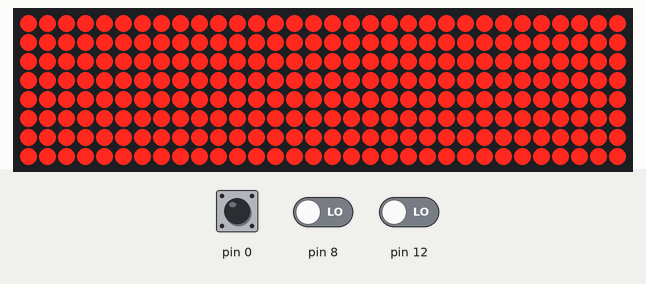
Bench run of a sketch on a simulated Arduino Uno, built for the host (arithmetic inside an expression is 32-bit, double 64-bit). Parts: 32×8 LED matrix. The test bench sets the inputs (shaded band); at power-on: pin 0 HIGH, pin 8 LOW, pin 12 LOW.

Above: at 1.2 s.
1.3 s: pin 0 pulled LOW for 0.15 s
3.2 s: pin 8 driven HIGH
At 3.7 s:
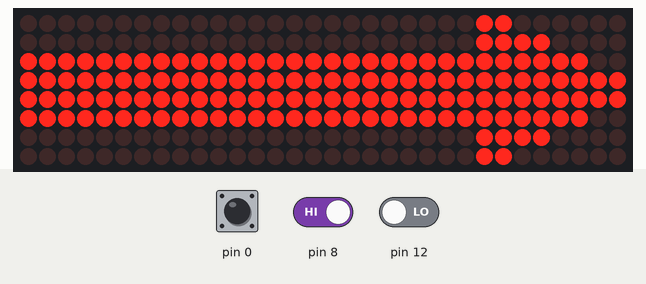
4.7 s: pin 12 driven HIGH
At 5.1 s:
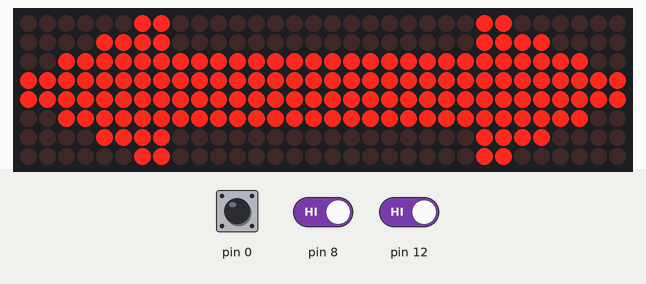
6.2 s: pin 8 driven LOW
At 7.1 s:
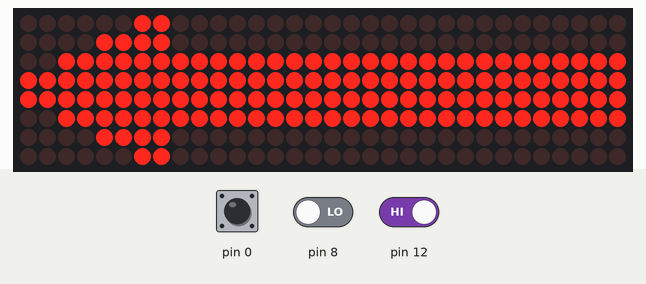
7.7 s: pin 12 driven LOW
At 8.2 s:
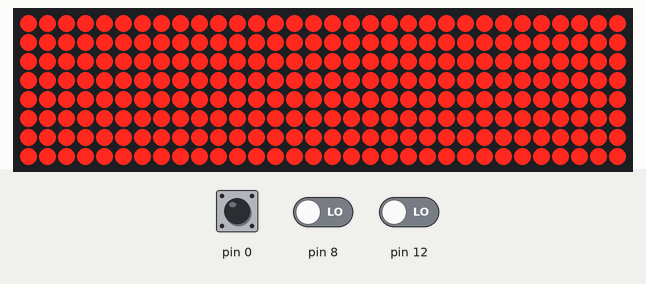
10.7 s: pin 0 pulled LOW for 0.15 s
Timing chart, 0 to 13.7 s (numbered marks = the images above; inputs shaded):
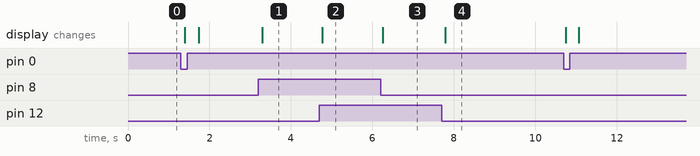

Measured:
- after the input at 3.2 s, the display: changes after 0.09 s (image 1)
- after the input at 4.7 s, the display: changes after 0.07 s (image 2)
- after the input at 6.2 s, the display: changes after 0.06 s (image 3)
- after the input at 7.7 s, the display: changes after 0.09 s (image 4)

The sketch:

Practicum_Project_Dondon.ino
```cpp
#include <LedControl.h>


int state = 0;
LedControl lc(PIN_PB3, PIN_PB5, PIN_PB1, 4);
void setup() {
  pinMode(PIN_PB0, INPUT);
  pinMode(PIN_PB4, INPUT);
  pinMode(PIN_PD0, INPUT_PULLUP);
  // put your setup code here, to run once:
  for (int i = 0; i < 4; i++) {
    lc.shutdown(i, false);
    lc.setIntensity(i, 8);
    lc.clearDisplay(i);
  }
}
void clearled()
{
  for (int i = 0; i < 4; i++) {
    lc.shutdown(i, false);
    lc.setIntensity(i, 8);
    lc.clearDisplay(i);
  }
  for (int cs = 0; cs < 4; cs++) {
    for (int row = 0; row < 8; row++) {
      for (int col = 0; col < 8; col++) {
        lc.setLed(cs, row, col, true);

      }
    }
  }
}
void closeled(){
   for (int i = 0; i < 4; i++) {
    lc.shutdown(i, false);
    lc.setIntensity(i, 8);
    lc.clearDisplay(i);
  }
}
void leftright()
{
  int LEFTRIGHT[5][8][8] = {{{1, 1, 0, 0, 0, 0, 0, 0},
      {1, 1, 1, 1, 0, 0, 0, 0},
      {1, 1, 1, 1, 1, 1, 0, 0},
      {1, 1, 1, 1, 1, 1, 1, 1},
      {1, 1, 1, 1, 1, 1, 1, 1},
      {1, 1, 1, 1, 1, 1, 0, 0},
      {1, 1, 1, 1, 0, 0, 0, 0},
      {1, 1, 0, 0, 0, 0, 0, 0}
    },

    { {0, 0, 0, 0, 0, 0, 0, 0},
      {0, 0, 0, 0, 0, 0, 0, 0},
      {1, 1, 1, 1, 1, 1, 1, 1},
      {1, 1, 1, 1, 1, 1, 1, 1},
      {1, 1, 1, 1, 1, 1, 1, 1},
      {1, 1, 1, 1, 1, 1, 1, 1},
      {0, 0, 0, 0, 0, 0, 0, 0},
      {0, 0, 0, 0, 0, 0, 0, 0}
    },

    { {0, 0, 0, 0, 0, 0, 0, 0},
      {0, 0, 0, 0, 0, 0, 0, 0},
      {1, 1, 1, 1, 1, 1, 1, 1},
      {1, 1, 1, 1, 1, 1, 1, 1},
      {1, 1, 1, 1, 1, 1, 1, 1},
      {1, 1, 1, 1, 1, 1, 1, 1},
      {0, 0, 0, 0, 0, 0, 0, 0},
      {0, 0, 0, 0, 0, 0, 0, 0}
    },

    { {0, 0, 0, 0, 0, 0, 1, 1},
      {0, 0, 0, 0, 1, 1, 1, 1},
      {0, 0, 1, 1, 1, 1, 1, 1},
      {1, 1, 1, 1, 1, 1, 1, 1},
      {1, 1, 1, 1, 1, 1, 1, 1},
      {0, 0, 1, 1, 1, 1, 1, 1},
      {0, 0, 0, 0, 1, 1, 1, 1},
      {0, 0, 0, 0, 0, 0, 1, 1}
    }
  };
  for (int cs = 0; cs < 4; cs++) {
    for (int row = 0; row < 8; row++) {
      for (int col = 0; col < 8; col++) {
        if (LEFTRIGHT[cs][row][col] == 1)
        {
          lc.setLed(cs, row, col, true);
        }
        else
        {
          lc.setLed(cs, row, col, false);
        }
      }
    }
  }

}
void right()
{
  int RIGHT[5][8][8] = {{{1, 1, 0, 0, 0, 0, 0, 0},
      {1, 1, 1, 1, 0, 0, 0, 0},
      {1, 1, 1, 1, 1, 1, 0, 0},
      {1, 1, 1, 1, 1, 1, 1, 1},
      {1, 1, 1, 1, 1, 1, 1, 1},
      {1, 1, 1, 1, 1, 1, 0, 0},
      {1, 1, 1, 1, 0, 0, 0, 0},
      {1, 1, 0, 0, 0, 0, 0, 0}
    },

    { {0, 0, 0, 0, 0, 0, 0, 0},
      {0, 0, 0, 0, 0, 0, 0, 0},
      {1, 1, 1, 1, 1, 1, 1, 1},
      {1, 1, 1, 1, 1, 1, 1, 1},
      {1, 1, 1, 1, 1, 1, 1, 1},
      {1, 1, 1, 1, 1, 1, 1, 1},
      {0, 0, 0, 0, 0, 0, 0, 0},
      {0, 0, 0, 0, 0, 0, 0, 0}
    },

    { {0, 0, 0, 0, 0, 0, 0, 0},
      {0, 0, 0, 0, 0, 0, 0, 0},
      {1, 1, 1, 1, 1, 1, 1, 1},
      {1, 1, 1, 1, 1, 1, 1, 1},
      {1, 1, 1, 1, 1, 1, 1, 1},
      {1, 1, 1, 1, 1, 1, 1, 1},
      {0, 0, 0, 0, 0, 0, 0, 0},
      {0, 0, 0, 0, 0, 0, 0, 0}
    },

    { {0, 0, 0, 0, 0, 0, 0, 0},
      {0, 0, 0, 0, 0, 0, 0, 0},
      {1, 1, 1, 1, 1, 1, 1, 1},
      {1, 1, 1, 1, 1, 1, 1, 1},
      {1, 1, 1, 1, 1, 1, 1, 1},
      {1, 1, 1, 1, 1, 1, 1, 1},
      {0, 0, 0, 0, 0, 0, 0, 0},
      {0, 0, 0, 0, 0, 0, 0, 0}
    }
  };
  for (int cs = 0; cs < 4; cs++) {
    for (int row = 0; row < 8; row++) {
      for (int col = 0; col < 8; col++) {
        if (RIGHT[cs][row][col] == 1)
        {
          lc.setLed(cs, row, col, true);
        }
        else
        {
          lc.setLed(cs, row, col, false);
        }
      }
    }
  }
}
void left()
{
  int LEFT[5][8][8] = {{{0, 0, 0, 0, 0, 0, 0, 0},
      {0, 0, 0, 0, 0, 0, 0, 0},
      {1, 1, 1, 1, 1, 1, 1, 1},
      {1, 1, 1, 1, 1, 1, 1, 1},
      {1, 1, 1, 1, 1, 1, 1, 1},
      {1, 1, 1, 1, 1, 1, 1, 1},
      {0, 0, 0, 0, 0, 0, 0, 0},
      {0, 0, 0, 0, 0, 0, 0, 0}
    },

    { {0, 0, 0, 0, 0, 0, 0, 0},
      {0, 0, 0, 0, 0, 0, 0, 0},
      {1, 1, 1, 1, 1, 1, 1, 1},
      {1, 1, 1, 1, 1, 1, 1, 1},
      {1, 1, 1, 1, 1, 1, 1, 1},
      {1, 1, 1, 1, 1, 1, 1, 1},
      {0, 0, 0, 0, 0, 0, 0, 0},
      {0, 0, 0, 0, 0, 0, 0, 0}
    },

    { {0, 0, 0, 0, 0, 0, 0, 0},
      {0, 0, 0, 0, 0, 0, 0, 0},
      {1, 1, 1, 1, 1, 1, 1, 1},
      {1, 1, 1, 1, 1, 1, 1, 1},
      {1, 1, 1, 1, 1, 1, 1, 1},
      {1, 1, 1, 1, 1, 1, 1, 1},
      {0, 0, 0, 0, 0, 0, 0, 0},
      {0, 0, 0, 0, 0, 0, 0, 0}
    },

    { {0, 0, 0, 0, 0, 0, 1, 1},
      {0, 0, 0, 0, 1, 1, 1, 1},
      {0, 0, 1, 1, 1, 1, 1, 1},
      {1, 1, 1, 1, 1, 1, 1, 1},
      {1, 1, 1, 1, 1, 1, 1, 1},
      {0, 0, 1, 1, 1, 1, 1, 1},
      {0, 0, 0, 0, 1, 1, 1, 1},
      {0, 0, 0, 0, 0, 0, 1, 1}
    }
  };
  for (int cs = 0; cs < 4; cs++) {
    for (int row = 0; row < 8; row++) {
      for (int col = 0; col < 8; col++) {
        if (LEFT[cs][row][col] == 1)
        {
          lc.setLed(cs, row, col, true);
        }
        else
        {
          lc.setLed(cs, row, col, false);
        }
      }
    }
  }
}
void kuy() {
  int LEFT[5][8][8] = {
    { {0, 0, 0, 0, 0, 0, 0, 0},
      {1, 1, 1, 1, 1, 1, 1, 0},
      {0, 0, 0, 0, 0, 0, 1, 0},
      {0, 0, 0, 0, 0, 0, 0, 1},
      {0, 0, 0, 0, 0, 0, 0, 1},
      {0, 0, 0, 0, 0, 0, 1, 0},
      {1, 1, 1, 1, 1, 1, 1, 0},
      {0, 0, 0, 0, 0, 0, 0, 0}
    },

    { {0, 0, 0, 0, 0, 0, 0, 0},
      {1, 1, 1, 1, 1, 1, 1, 1},
      {0, 0, 0, 0, 0, 0, 0, 0},
      {0, 0, 0, 0, 0, 0, 0, 0},
      {0, 0, 0, 0, 0, 0, 0, 0},
      {0, 0, 0, 0, 0, 0, 0, 0},
      {1, 1, 1, 1, 1, 1, 1, 1},
      {0, 0, 0, 0, 0, 0, 0, 0}
    },

    { {0, 0, 0, 0, 0, 0, 0, 0},
      {1, 1, 1, 1, 1, 1, 1, 1},
      {0, 0, 0, 0, 0, 0, 0, 0},
      {0, 0, 0, 0, 0, 0, 0, 0},
      {0, 0, 0, 0, 0, 0, 0, 0},
      {0, 0, 0, 0, 0, 0, 0, 0},
      {1, 1, 1, 1, 1, 1, 1, 1},
      {0, 0, 0, 0, 0, 0, 0, 0}
    },

    { {1, 1, 1, 0, 0, 0, 0, 0},
      {1, 1, 1, 1, 1, 1, 1, 1},
      {0, 0, 0, 0, 0, 0, 0, 0},
      {0, 0, 0, 0, 0, 0, 0, 0},
      {0, 0, 0, 0, 0, 0, 0, 0},
      {0, 0, 0, 0, 0, 0, 0, 0},
      {1, 1, 1, 1, 1, 1, 1, 1},
      {1, 1, 1, 0, 0, 0, 0, 0}
    }
  };
  for (int cs = 0; cs < 4; cs++) {
    for (int row = 0; row < 8; row++) {
      for (int col = 0; col < 8; col++) {
        if (LEFT[cs][row][col] == 1)
        {
          lc.setLed(cs, row, col, true);
        }
        else
        {
          lc.setLed(cs, row, col, false);
        }
      }
    }
  }

}
void loop()
{
  // put your main code here, to run repeatedly:
  int rightbut = digitalRead(PIN_PB0);
  int leftbut  = digitalRead(PIN_PB4);
  int talk = digitalRead(PIN_PD0);
  if (talk ==  HIGH) {
    state = 1;
  }
  else{
    state = 0;
    closeled();
  }


  if (state == 1) {
    if(rightbut== HIGH&&leftbut==HIGH)
    {
      leftright();
    }
    else if(rightbut == HIGH&&leftbut == LOW)
    {
      right();
    }
    else if(leftbut== HIGH&&rightbut == LOW)
    {
      left();
    }
    else if(rightbut == LOW&&leftbut == LOW)
    {
     clearled();

    }
 }
}

  /*
    if(rightbut== HIGH&&leftbut==HIGH)
    {
      leftright();
    }

    else if(rightbut == HIGH&&leftbut == LOW)
    {
      right();
    }

    else if(leftbut== HIGH&&rightbut == LOW)
    {
      left();
    }

    else if(rightbut == LOW&&leftbut == LOW)
    {
     clearled();
    }*/
```
